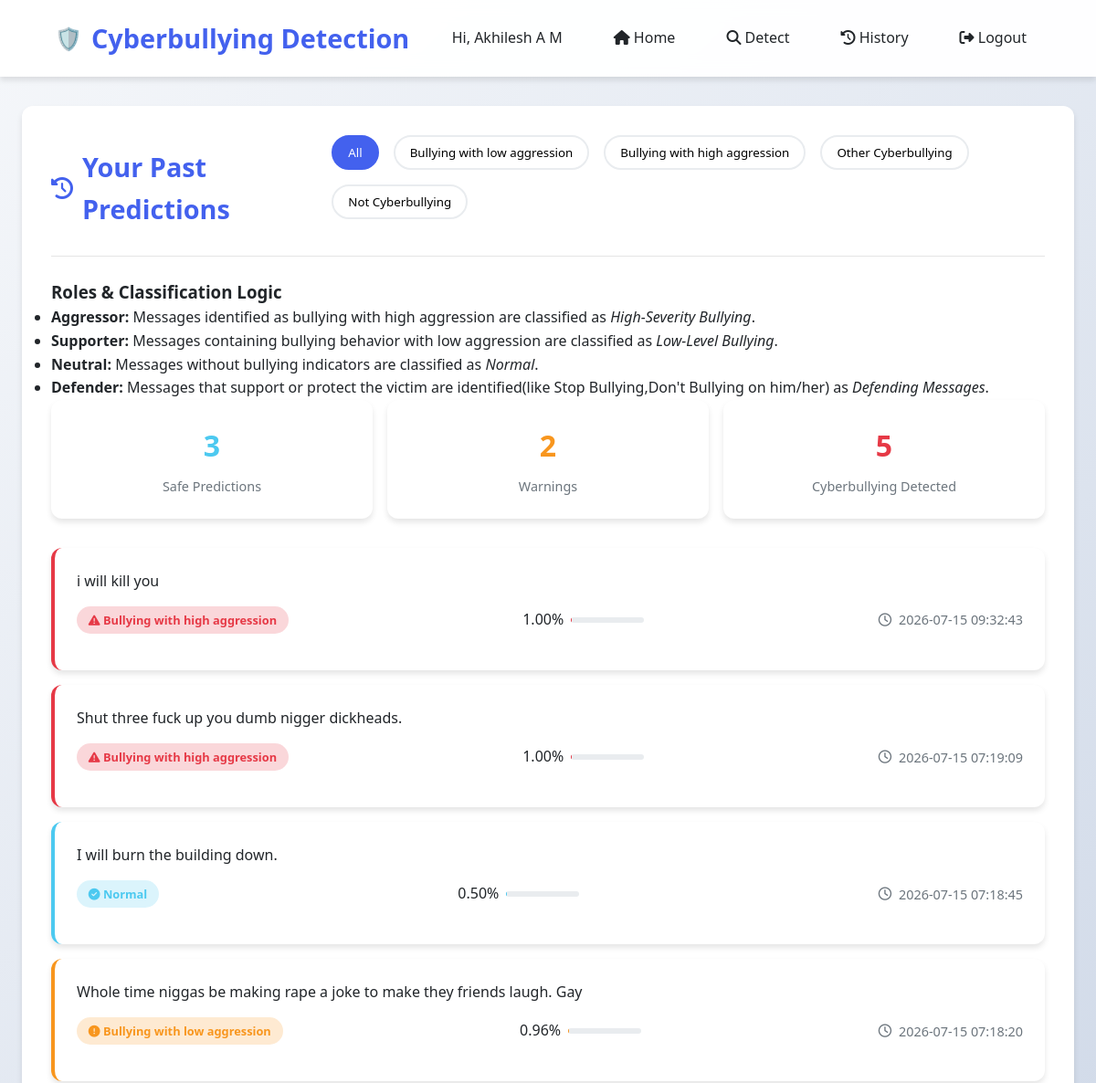
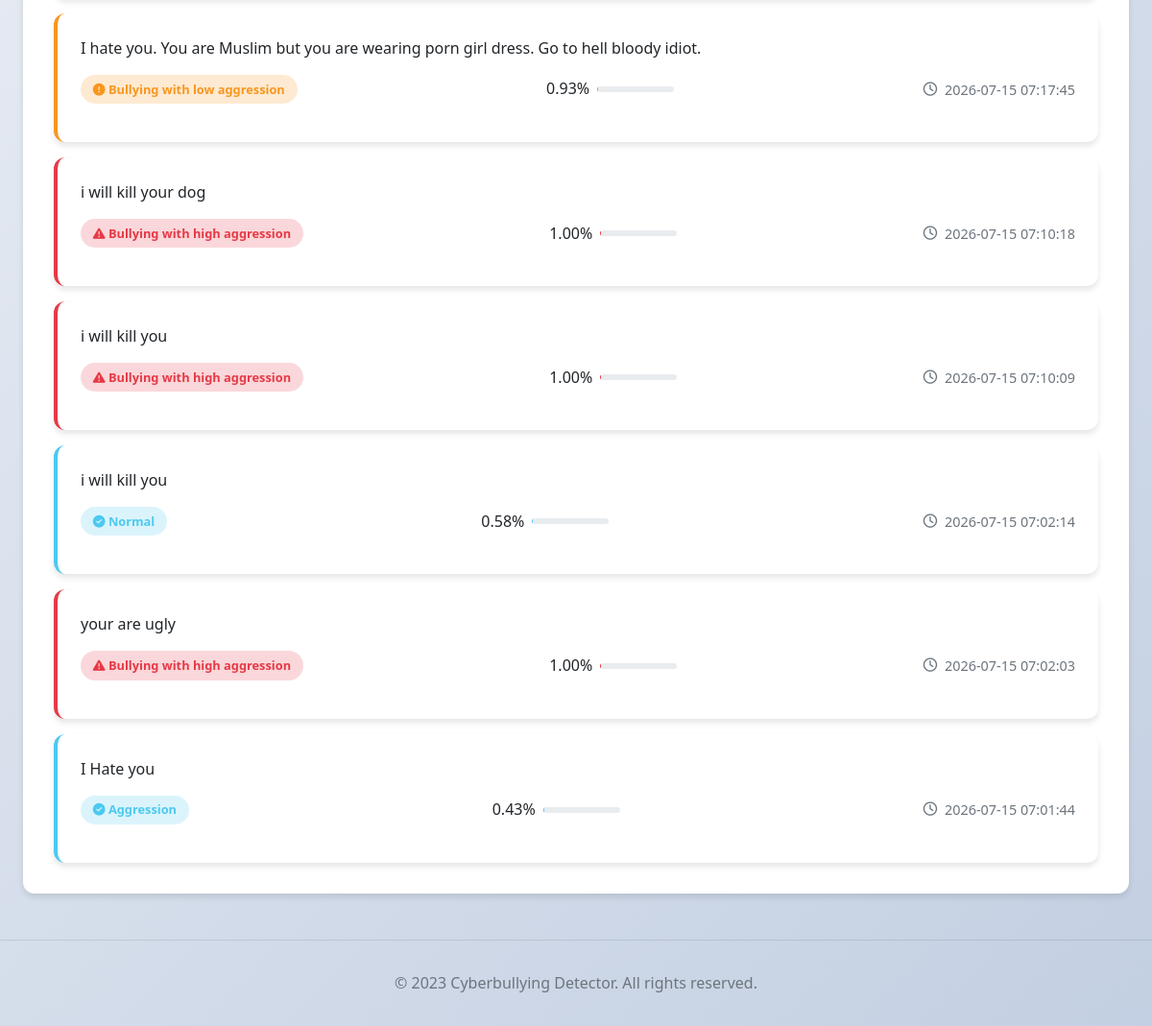
Screenshot of /history (signed in) with the database file from the repository (2 pictures, top to bottom).
### tables this page shows
CREATE TABLE predictions (
            id INTEGER PRIMARY KEY AUTOINCREMENT,
            user_id INTEGER NOT NULL,
            input_text TEXT NOT NULL,
            prediction_label TEXT NOT NULL,
            confidence REAL,
            created_at TEXT DEFAULT CURRENT_TIMESTAMP,
            FOREIGN KEY (user_id) REFERENCES users(id)
        );

### app.py (the view)
    def wrapper(*args, **kwargs):
        if "user_id" not in session:
            flash("Please login to continue.", "warning")
            return redirect(url_for("login"))
        return view_func(*args, **kwargs)

### app.py (called while the page is built)
def get_db_connection():
    conn = sqlite3.connect(DB_NAME, timeout=20)
    conn.row_factory = sqlite3.Row
    return conn

def current_user():
    if "user_id" in session:
        return {
            "id": session["user_id"],
            "username": session.get("username"),
        }
    return None

def login_required(view_func):
    def wrapper(*args, **kwargs):
        if "user_id" not in session:
            flash("Please login to continue.", "warning")
            return redirect(url_for("login"))
        return view_func(*args, **kwargs)
    wrapper.__name__ = view_func.__name__
    return wrapper

@app.route("/history")
@login_required
def history():
    conn = get_db_connection()
    try:
        cur = conn.cursor()
        cur.execute(
            """
            SELECT input_text, prediction_label, confidence, created_at
            FROM predictions
            WHERE user_id = ?
            ORDER BY id DESC
            LIMIT 100
            """,
            (session["user_id"],),
        )
        rows = cur.fetchall()
    finally:
        conn.close()
    return render_template("history.html", user=current_user(), rows=rows)

### templates/history.html (shortened to what this page needs)
<!DOCTYPE html>
<html lang="en">
<head>
    <link rel="stylesheet" href="https://cdnjs.cloudflare.com/ajax/libs/font-awesome/6.4.0/css/all.min.css">
</head>
<body>
    <nav class="navbar">
        <div class="nav-left">Cyberbullying Detection</div>
        <div class="nav-right">
            {% if user %}
                <span>Hi, {{ user.username }}</span>
                <a href="/"><i class="fas fa-home"></i> Home</a>
                <a href="/detector"><i class="fas fa-search"></i> Detect</a>
                <a href="/history"><i class="fas fa-history"></i> History</a>
                <a href="/logout"><i class="fas fa-sign-out-alt"></i> Logout</a>
            {% else %}
                <a href="{{ url_for('login') }}"><i class="fas fa-sign-in-alt"></i> Login</a>
                <a href="{{ url_for('register') }}"><i class="fas fa-user-plus"></i> Register</a>
            {% endif %}
        </div>
    </nav>
    <div class="container">
        <div class="card">
            <div class="card-header">
                <h2><i class="fas fa-history"></i> Your Past Predictions</h2>
                <div class="history-filters">
                    <button class="filter-btn active" data-filter="all">All</button>
                    <button class="filter-btn" data-filter="bullying_low">Bullying with low aggression</button>
                    <button class="filter-btn" data-filter="bullying_high">Bullying with high aggression</button>
                    <button class="filter-btn" data-filter="other_cyberbullying">Other Cyberbullying</button>
                    <button class="filter-btn" data-filter="not_cyberbullying">Not Cyberbullying</button>
                </div>
            </div>
            <div class="card-body">
            <h3 class="section-title">Roles & Classification Logic</h3>
            <ul class="roles-list">
                <li>
                    <strong>Aggressor:</strong>
                    Messages identified as bullying with high aggression
                    are classified as <em>High-Severity Bullying</em>.
                </li>
                <li>
                    <strong>Supporter:</strong>
                    Messages containing bullying behavior with low aggression
                    are classified as <em>Low-Level Bullying</em>.
                </li>
                <li>
                    <strong>Neutral:</strong>
                    Messages without bullying indicators are classified
                    as <em>Normal</em>.
                </li>
                <li>
                    <strong>Defender:</strong>
                    Messages that support or protect the victim are identified(like Stop Bullying,Don't Bullying on him/her)
                    as <em>Defending Messages</em>.
                </li>
            </ul>
            </div>
            {% if rows %}
            <div class="history-stats">
                <div class="stat-card stat-safe">
                    <div class="stat-value" id="safeCount">0</div>
                    <div class="stat-label">Safe Predictions</div>
                </div>
                <div class="stat-card stat-warning">
                    <div class="stat-value" id="warningCount">0</div>
                    <div class="stat-label">Warnings</div>
                </div>
                <div class="stat-card stat-danger">
                    <div class="stat-value" id="dangerCount">0</div>
                    <div class="stat-label">Cyberbullying Detected</div>
                </div>
            </div>
            <div class="history-items" id="historyContainer">
                {% for r in rows %}
                <div class="history-item
                    {% if r['prediction_label'] == 'Bullying with high aggression' or r['prediction_label'] == 'other_cyberbullying' %}
                        danger
                    {% elif r['prediction_label'] == 'Bullying with low aggression' %}
                        warning
                    {% else %}
                        safe
                    {% endif %}"
                    data-type="{% if r['prediction_label'] == 'Bullying with high aggression' %}bullying_high{% elif r['prediction_label'] == 'Bullying with low aggression' %}bullying_low{% elif r['prediction_label'] == 'other_cyberbullying' %}other_cyberbullying{% else %}not_cyberbullying{% endif %}">
                    <div class="history-content">
                        <div class="history-text">{{ r['input_text'] }}</div>
                        <div class="history-details">
                            <div class="history-prediction">
                                <span class="prediction-badge
                                    {% if r['prediction_label'] == 'Bullying with high aggression' or r['prediction_label'] == 'other_cyberbullying' %}
                                        badge-danger
                                    {% elif r['prediction_label'] == 'Bullying with low aggression' %}
                                        badge-warning
                                    {% else %}
                                        badge-safe
                                    {% endif %}">
                                    <i class="fas fa-{% if r['prediction_label'] == 'Bullying with high aggression' or r['prediction_label'] == 'other_cyberbullying' %}exclamation-triangle{% elif r['prediction_label'] == 'Bullying with low aggression' %}exclamation-circle{% else %}check-circle{% endif %}"></i>
                                    {{ r['prediction_label'] }}
                                </span>
                            </div>
                            {% if r['confidence'] is not none %}
                            <div class="history-confidence">
                                <span>{{ "%.2f"|format(r['confidence']) }}%</span>
                                <div class="confidence-bar">
                                </div>
                            </div>
                            {% endif %}
                            <div class="history-time">
                                <i class="far fa-clock"></i>
                                {{ r['created_at'] }}
                            </div>
                        </div>
                    </div>
                </div>
                {% endfor %}
            </div>
            {% endif %}
        </div>
    </div>
    <div class="footer">
        <p>&copy; 2023 Cyberbullying Detector. All rights reserved.</p>
    </div>
</body>
</html>

### rows the page displays
predictions: input_text "i will kill you", prediction_label "Bullying with high aggression", confidence "1.00", created_at "2026-07-15 09:32:43"
predictions: input_text "Shut three fuck up you dumb nigger dickheads.", prediction_label "Bullying with high aggression", confidence "1.00", created_at "2026-07-15 07:19:09"
predictions: input_text "I will burn the building down.", prediction_label "Normal", confidence "0.50", created_at "2026-07-15 07:18:45"
predictions: input_text "Whole time niggas be making rape a joke to make they friends laugh. Gay", prediction_label "Bullying with low aggression", confidence "0.96", created_at "2026-07-15 07:18:20"
predictions: input_text "I hate you. You are Muslim but you are wearing porn girl dress. Go to hell bloody idiot.", prediction_label "Bullying with low aggression", confidence "0.93", created_at "2026-07-15 07:17:45"
predictions: input_text "i will kill your dog", prediction_label "Bullying with high aggression", confidence "1.00", created_at "2026-07-15 07:10:18"
predictions: input_text "i will kill you", prediction_label "Bullying with high aggression", confidence "1.00", created_at "2026-07-15 07:10:09"
predictions: input_text "i will kill you", prediction_label "Normal", confidence "0.58", created_at "2026-07-15 07:02:14"
predictions: input_text "your are ugly", prediction_label "Bullying with high aggression", confidence "1.00", created_at "2026-07-15 07:02:03"
predictions: input_text "I Hate you", prediction_label "Aggression", confidence "0.43", created_at "2026-07-15 07:01:44"

### other values shown
{{ user.username }} "Akhilesh A M"
